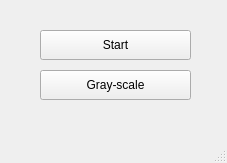
<?xml version="1.0" encoding="UTF-8"?>
<ui version="4.0">
 <class>mainWindow</class>
 <widget class="QMainWindow" name="mainWindow">
  <property name="geometry">
   <rect>
    <x>0</x>
    <y>0</y>
    <width>227</width>
    <height>163</height>
   </rect>
  </property>
  <property name="windowTitle">
   <string>MainWindow</string>
  </property>
  <widget class="QWidget" name="centralwidget">
   <widget class="QPushButton" name="pushButton">
    <property name="geometry">
     <rect>
      <x>40</x>
      <y>30</y>
      <width>151</width>
      <height>30</height>
     </rect>
    </property>
    <property name="text">
     <string>Start</string>
    </property>
   </widget>
   <widget class="QPushButton" name="pushButton_2">
    <property name="geometry">
     <rect>
      <x>40</x>
      <y>70</y>
      <width>151</width>
      <height>30</height>
     </rect>
    </property>
    <property name="text">
     <string>Gray-scale</string>
    </property>
   </widget>
  </widget>
  <widget class="QStatusBar" name="statusbar"/>
 </widget>
 <resources/>
 <connections/>
</ui>
